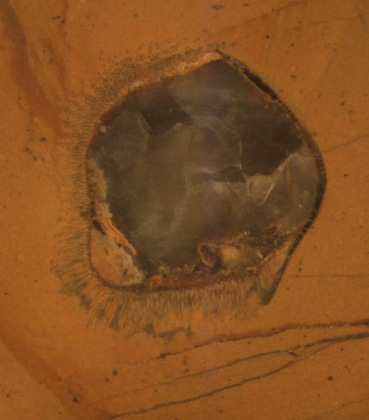
%> input picture Original_Image_Hairy_Ball/131.bmp, 369 x 420 px, shrunk from 624 x 710 before the run
$ octave structure_elements_separation.m   (GNU Octave 9; MATLAB toolbox functions it lacks are replaced by stand-ins)
%> lines starting %> are read from the running program, lines starting %| are printed output that depends on the picture
%> further down, I is the input picture: size 420x369x3 uint8; mean R, G, B 132.6, 80.2, 34
### GraphCutOptimisation_Work/gc_example.m
function [im, L] = gc_example(k, im)
%> called with k = 2
% An example of how to segment a color image according to pixel colors.
% Fisrt stage identifies k distinct clusters in the color space of the
% image. Then the image is segmented according to these regions; each pixel
% is assigned to its cluster and the GraphCut poses smoothness constraint
% on this labeling.

% close all

% read an image
% im = im2double(imread('outdoor_small.jpg'));
% [filename, pathname] = uigetfile('*.nef','Pick a leaf Image' );
im = im2double(im);

sz = size(im);
%> sz = [420 369 3]

% try to segment the image into k different regions
%k = 4;

% color space distance
distance = 'sqEuclidean';

% cluster the image colors into k regions
data = ToVector(im);
[idx c] = kmeans(data, k, 'distance', distance,'maxiter',200);
%> c = [0.583 0.341 0.131; 0.363 0.248 0.139]

% calculate the data cost per cluster center
Dc = zeros([sz(1:2) k],'single');
for ci=1:k
    % use covariance matrix per cluster
    icv = inv(cov(data(idx==ci,:)));
    dif = data - repmat(c(ci,:), [size(data,1) 1]);
    % data cost is minus log likelihood of the pixel to belong to each
    % cluster according to its RGB value
    Dc(:,:,ci) = reshape(sum((dif*icv).*dif./2,2),sz(1:2));
end

% cut the graph

% smoothness term:
% constant part
Sc = ones(k) - eye(k);
% spatialy varying part
% [Hc Vc] = gradient(imfilter(rgb2gray(im),fspecial('gauss',[3 3]),'symmetric'));
[Hc Vc] = SpatialCues(im);

gch = GraphCut('open', Dc, 40*Sc, exp(-Vc*5), exp(-Hc*5));
[gch L] = GraphCut('expand',gch,2);
[gch e] = GraphCut('energy', gch);
e
gch = GraphCut('close', gch);

% show results
% imshow(im);
% hold on;
% PlotLabels(L);


%---------------- Aux Functions ----------------%
function v = ToVector(im)
% takes MxNx3 picture and returns (MN)x3 vector
sz = size(im);
v = reshape(im, [prod(sz(1:2)) 3]);

%-----------------------------------------------%
% [13 lines left out: function PlotLabels, not called in this run]

%-----------------------------------------------%
function [hC vC] = SpatialCues(im)
g = fspecial('gauss', [13 13], sqrt(13));
dy = fspecial('sobel');
vf = conv2(g, dy, 'valid');
sz = size(im);

vC = zeros(sz(1:2));
hC = vC;

for b=1:size(im,3)
    vC = max(vC, abs(imfilter(im(:,:,b), vf, 'symmetric')));
    hC = max(hC, abs(imfilter(im(:,:,b), vf', 'symmetric')));
end
%> this loop made 3 passes
%> pass 1, in SpatialCues, `vC = max(vC, abs(imfilter(im(:,:,b), vf, 'symmetric')));`:
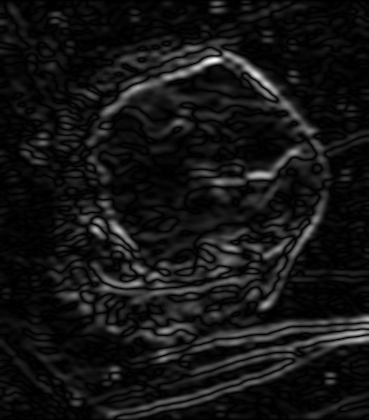
%> vC: size 420x369 double; min 1.01e-07, max 0.185, mean 0.0152; drawn with min black and max white
%> pass 1, in SpatialCues, `hC = max(hC, abs(imfilter(im(:,:,b), vf', 'symmetric')));`:
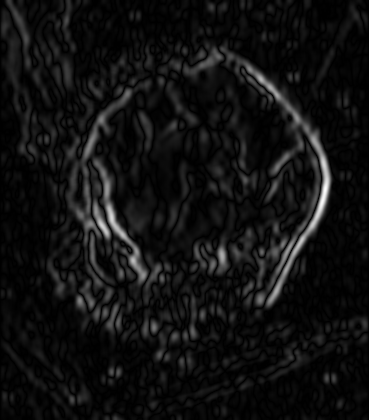
%> hC: size 420x369 double; min 4.37e-08, max 0.203, mean 0.0137; drawn with min black and max white

### GraphCutOptimisation_Work/GraphCut.m
function [gch, varargout] = GraphCut(mode, varargin)
%
%   Performing Graph Cut energy minimization operations on a 2D grid.
%
%   Usage:
%       [gch ...] = GraphCut(mode, ...);
%
%
%   Inputs:
%   - mode: a string specifying mode of operation. See details below.
%
%   Output:
%   - gch: A handle to the constructed graph. Handle this handle with care
%          and don't forget to close it in the end!
%
%   Possible modes:
%   - 'open': Create a new graph object
%           [gch] = GraphCut('open', DataCost, SmoothnessCost);
%           [gch] = GraphCut('open', DataCost, SmoothnessCost, vC, hC);
%           [gch] = GraphCut('open', DataCost, SmoothnessCost, SparseSmoothness);
%
%       Inputs:
%           - DataCost a height by width by num_labels matrix where
%             Dc(r,c,l) equals the cost for assigning label l to pixel at (r,c)
%             Note that the graph dimensions, and the number of labels are deduced
%             form the size of the DataCost matrix.
%             When using SparseSmoothness Dc is of (L)x(P) where L is the
%             number of labels and P is the number of nodes/pixels in the
%             graph.
%           - SmoothnessCost a #labels by #labels matrix where Sc(l1, l2)
%             is the cost of assigning neighboring pixels with label1 and
%             label2. This cost is spatialy invariant
%           - vC, hC:optional arrays defining spatialy varying smoothness cost.
%                       Single precission arrays of size width*height.
%                       The smoothness cost is computed using:
%                       V_pq(l1, l2) = V(l1, l2) * w_pq
%                       where V is the SmoothnessCost matrix
%                       w_pq is spatialy varying parameter:
%                       if p=(r,c) and q=(r+1,c) then w_pq = vCue(r,c)
%                       if p=(r,c) and q=(r,c+1) then w_pq = hCue(r,c)
%                       (therefore in practice the last column of vC and
%                       the last row of vC are not used).
%           - SparseSmoothness: a sparse matrix defining both the graph
%               structure (might be other than grid) and the spatialy varying
%               smoothness term. Must be real positive sparse matrix of size
%               num_pixels by num_pixels, each non zero entry (i,j) defines a link
%               between pixels i and j with w_pq = SparseSmoothness(i,j).
%
%   - 'set': Set labels
%           [gch] = GraphCut('set', gch, labels)
%
%       Inputs:
%           - labels: a width by height array containing a label per pixel.
%             Array should be the same size of the grid with values
%             [0..num_labels].
%
%
%   - 'get': Get current labeling
%           [gch labels] = GraphCut('get', gch)
%
%       Outputs:
%           - labels: a height by width array, containing a label per pixel.
%             note that labels values are in range [0..num_labels-1].
%
%
%   - '': Get current values of energy terms
%           [gch se de] = GraphCut('energy', gch)
%           [gch e] = GraphCut('energy', gch)
%
%       Outputs:
%           - se: Smoothness energy term.
%           - de: Data energy term.
%           - e = se + de
%
%
%   - 'expand': Perform labels expansion
%           [gch labels] = GraphCut('expand', gch)
%           [gch labels] = GraphCut('expand', gch, iter)
%           [gch labels] = GraphCut('expand', gch, [], label)
%           [gch labels] = GraphCut('expand', gch, [], label, indices)
%
%       When no inputs are provided, GraphCut performs expansion steps
%       until it converges.
%
%       Inputs:
%           - iter: a double scalar, the maximum number of expand
%                    iterations to perform.
%           - label: scalar denoting the label for which to perfom
%                     expand step (labels are [0..num_labels-1]).
%           - indices: array of linear indices of pixels for which
%                        expand step is computed.
%
%       Outputs:
%           - labels: a width*height array of type int32, containing a
%              label per pixel. note that labels values must be is range
%              [0..num_labels-1].
%
%
%   - 'swap': Perform alpha - beta swappings
%           [gch labels] = GraphCut('swap', gch)
%           [gch labels] = GraphCut('swap', gch, iter)
%           [gch labels] = GraphCut('swap', gch, label1, label2)
%
%       When no inputs are provided, GraphCut performs alpha - beta swaps steps
%       until it converges.
%
%       Inputs:
%           - iter: a double scalar, the maximum number of swap
%                      iterations to perform.
%           - label1, label2: int32 scalars denoting two labels for swap
%                                       step.
%
%       Outputs:
%           - labels: a width*height array of type int32, containing a
%              label per pixel. note that labels values must be is range
%              [0..num_labels-1].
%
%
%   - 'truncate': truncating (or not) violating expansion terms
%                 (see Rother etal. Digital Tapestry, CVPR2005)
%       [gch truncate_flag] = GraphCut('truncate', gch, trancate_flag);
%
%       When no truncate_flag is provided the function returns the current
%       state of truncation
%
%       Inputs:
%           - trancate_flag: set truncate_flag to this state
%
%       Outputs:
%           - trancate_flag: current state (after modification if
%                            applicable)
%
%   - 'close': Close the graph and release allocated resources.
%       [gch] = GraphCut('close', gch);
%
%
%
%   This wrapper for Matlab was written by Shai Bagon (shai.bagon@weizmann.ac.il).
%   Department of Computer Science and Applied Mathmatics
%   Wiezmann Institute of Science
%   http://www.wisdom.weizmann.ac.il/
%
%	The core cpp application was written by Olga Veksler
%	(available from http://www.csd.uwo.ca/faculty/olga/code.html):
%
%   [1] Efficient Approximate Energy Minimization via Graph Cuts
%        Yuri Boykov, Olga Veksler, Ramin Zabih,
%        IEEE transactions on PAMI, vol. 20, no. 12, p. 1222-1239, November
%        2001.
%
%   [2] What Energy Functions can be Minimized via Graph Cuts?
%        Vladimir Kolmogorov and Ramin Zabih.
%        IEEE Transactions on Pattern Analysis and Machine Intelligence
%        (PAMI), vol. 26, no. 2,
%        February 2004, pp. 147-159.
%
%   [3] An Experimental Comparison of Min-Cut/Max-Flow Algorithms
%        for Energy Minimization in Vision.
%        Yuri Boykov and Vladimir Kolmogorov.
%        In IEEE Transactions on Pattern Analysis and Machine Intelligence
%        (PAMI),
%        vol. 26, no. 9, September 2004, pp. 1124-1137.
%
%   [4] Matlab Wrapper for Graph Cut.
%        Shai Bagon.
%        in www.wisdom.weizmann.ac.il/~bagon, December 2006.
%
%   This software can be used only for research purposes, you should  cite ALL of
%   the aforementioned papers in any resulting publication.
%   If you wish to use this software (or the algorithms described in the
%   aforementioned paper)
%   for commercial purposes, you should be aware that there is a US patent:
%
%       R. Zabih, Y. Boykov, O. Veksler,
%       "System and method for fast approximate energy minimization via
%       graph cuts ",
%       United Stated Patent 6,744,923, June 1, 2004
%
%
%   The Software is provided "as is", without warranty of any kind.
%
%

switch lower(mode)
    case {'o', 'open'}
        % open a new graph cut
        if nargout ~= 1
            error('GraphCut:Open: wrong number of output arguments');
        end

        gch = OpenGraph(varargin{:});

    case {'c', 'close'}
        % close the GraphCut handle - free memory.
        if nargin ~= 2
            error('GraphCut:Close: Too many inputs');
        end
        gch = varargin{1};
        [gch] = GraphCutMex(gch, 'c');

    case {'g', 'get'}
        % get current labeling

        if nargout ~= 2
            error('GraphCut:GetLabels: wrong number of outputs');
        end
        [gch labels] = GetLabels(varargin{:});

        varargout{1} = labels;

    case {'s', 'set'}
        % set user defined labeling
        if nargout ~= 1
            error('GraphCut:SetLabels: Too many outputs');
        end

        [gch] = SetLabels(varargin{:});

    case {'en', 'n', 'energy'}
        % get current energy values
        if nargin ~= 2
            error('GraphCut:GetEnergy: too many input arguments');
        end
        gch = varargin{1};
        [gch se de] = GraphCutMex(gch, 'n');
        switch nargout
            case 2
                varargout{1} = se+de;
            case 3
                varargout{1} = se;
                varargout{2} = de;
            case 1
            otherwise
                error('GraphCut:GetEnergy: wrong number of output arguments')
        end


    case {'e', 'ex', 'expand'}
        % use expand steps to minimize energy
        if nargout > 2
            error('GraphCut:Expand: too many output arguments');
        end
        [gch labels] = Expand(varargin{:});
        if nargout == 2
            varargout{1} = labels;
        end

    case {'sw', 'a', 'ab', 'swap'}
        % use alpha beta swapping to minimize energy
        if nargout > 2
            error('GraphCut:Expand: too many output arguments');
        end
        [gch labels] = Swap(varargin{:});
        if nargout == 2
            varargout{1} = labels;
        end

    case {'t', 'truncate'}

        if numel(varargin) == 2
            gch = varargin{1};
            [gch tf] = GraphCutMex(gch, 't', varargin{2});
        elseif numel(varargin) == 1
            gch = varargin{1};
            [gch tf] = GraphCutMex(gch, 't');
        else
            error('GraphCut:Truncate: wrong number of input arguments');
        end
        if nargout > 2
            error('GraphCut:Truncate: too many output arguments');
        end
        if nargout == 2
            varargout{1} = tf;
        end

    otherwise
        error('GraphCut: Unrecognized mode %s', mode);
end

%%%%%%%%%%%%%%%%%%%%%%%%%%%%%%%%%%%%%%%%%%%%%%%%%%%%%%%%%%%%%%%%%%%%%
%
%   Aux functions
%
%%%%%%%%%%%%%%%%%%%%%%%%%%%%%%%%%%%%%%%%%%%%%%%%%%%%%%%%%%%%%%%%%%%%%
function gch = OpenGraph(varargin)
% Usage [gch] = OpenGraph(Dc, Sc, [vC, hC]) - 2D grid
% or    [gch] = OpenGraph(Dc, Sc, [Contrast]) -3D grid
% or    [gch] = GraphCut(DataCost, SmoothnessCost, SparseSmoothness) - any graph
nin = numel(varargin);
%> nin = 4
if (nin~=2)  && (nin ~= 3) && (nin~=4)
    error('GraphCut:Open: wrong number of inputs');
end

% Data cost
Dc = varargin{1};
if ndims(Dc) == 4
    %%% 3D graph
    [R C Z L] = size(Dc);
    if ~strcmp(class(Dc),'single')
        Dc = single(Dc);
    end
    Dc = permute(Dc,[4 1 2 3]);
    Dc = Dc(:)';

    % smoothness cost
    Sc = varargin{2};
    if any( size(Sc) ~= [L L] )
        error('GraphCut:Open: smoothness cost has incorrect size');
    end
    if ~strcmp(class(Sc),'single')
        Sc = single(Sc);
    end
    Sc = Sc(:)';
    if nin == 3
        Contrast = varargin{3};
        if any( size(Contrast) ~= [R C Z] )
            error('GraphCut:Open: Contrast term is of wrong size');
        end
        if ~strcmp(class(Contrast),'single')
            Contrast = single(Contrast);
        end
        Contrast = Contrast(:);

        gch = GraphCut3dConstr(R, C, Z, L, Dc, Sc, Contrast);
    elseif nin == 2
        gch = GraphCut3dConstr(R, C, Z, L, Dc, Sc);
    else
        error('GraphCut:Open: wrong number of inputs for 3D graph');
    end
elseif ndims(Dc) == 3
    %%% 2D graph
    [h w l] = size(Dc);
%> h = 420; w = 369; l = 2
    if ~strcmp(class(Dc),'single')
        Dc = single(Dc);
    end
    Dc = permute(Dc,[3 2 1]);
    Dc = Dc(:)';

    % smoothness cost
    Sc = varargin{2};
%> Sc = [0 40; 40 0]
    if any( size(Sc) ~= [l l] )
        error('GraphCut:Open: smoothness cost has incorrect size');
    end
    if ~strcmp(class(Sc),'single')
        Sc = single(Sc);
    end
    Sc = Sc(:)';
%> Sc = [0 40 40 0]

    if nin==4
        vC = varargin{3};
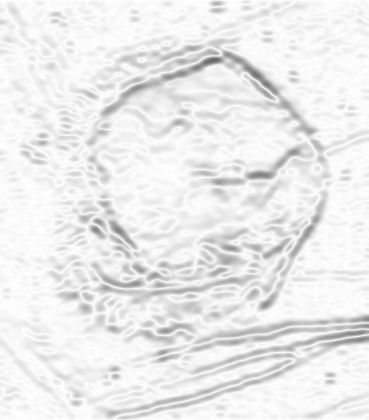
%> vC: size 420x369 double; min 0.397, max 1, mean 0.928
        if any( size(vC) ~= [h w] )
            error('GraphCut:Open: vertical cue size incorrect');
        end
        if ~strcmp(class(vC),'single')
            vC = single(vC);
%> vC: size 420x369 single
        end
        vC = vC';
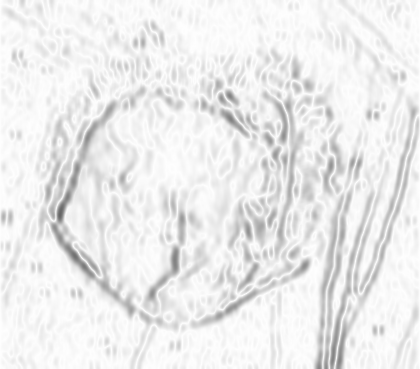
%> vC: size 369x420 single; min 0.397, max 1, mean 0.928; mean of the top-left, top-right, bottom-left and bottom-right quarters 0.943, 0.929, 0.931, 0.911

        hC = varargin{4};
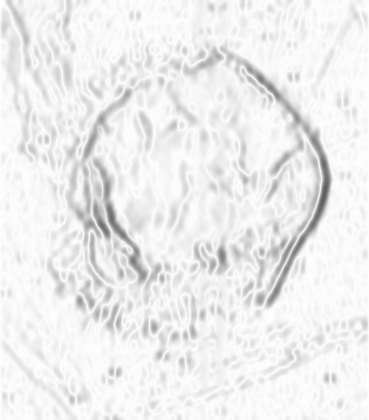
%> hC: size 420x369 double; min 0.363, max 1, mean 0.934
        if any( size(hC) ~= [h w] )
            error('GraphCut:Open: horizontal cue size incorrect');
        end
        if ~strcmp(class(hC),'single')
            hC = single(hC);
%> hC: size 420x369 single
        end
        hC = hC';
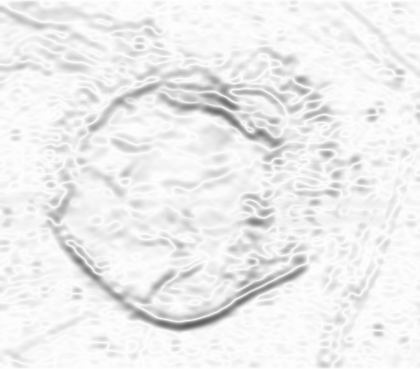
%> hC: size 369x420 single; min 0.363, max 1, mean 0.934; mean of the top-left, top-right, bottom-left and bottom-right quarters 0.934, 0.932, 0.933, 0.938
%> the run ends on the next line
        gch = GraphCutConstr(w, h, l, Dc, Sc, vC(:), hC(:));
    elseif nin == 2
        gch = GraphCutConstr(w, h, l, Dc, Sc);
    else
        error('GraphCut:Open: wrong number of input for 2D grid');
    end
elseif ndims(Dc) == 2
    %%% arbitrary graph
    if nin ~= 3
        error('GraphCut:Open', 'incorect number of inputs');
    end

    [nl np] = size(Dc);
    Sc = varargin{2};
    if any(size(Sc) ~= [nl nl])
        error('GraphCut:Open', 'Wrong size of Dc or Sc');
    end

    SparseSc = varargin{3};
    if any(size(SparseSc) ~= [np np])
        error('GraphCut:Open', 'Wrong size of SparseSc');
    end

    gch = GraphCutConstrSparse(single(Dc(:)), single(Sc(:)), SparseSc);

else
    %%% Unknown dimensionality...
    error('GraphCut:Open: data cost has incorect dimensionality');
end

%%%%%%%%%%%%%%%%%%%%%%%%%%%%%%%%%%%%%%%%%%%%%%%%%%%%%%%%%%%%%%%%%%%%%
% [14 lines left out: function SetLabels, not called in this run]

%%%%%%%%%%%%%%%%%%%%%%%%%%%%%%%%%%%%%%%%%%%%%%%%%%%%%%%%%%%%%%%%%%%%%
% [8 lines left out: function GetLabels, not called in this run]

%%%%%%%%%%%%%%%%%%%%%%%%%%%%%%%%%%%%%%%%%%%%%%%%%%%%%%%%%%%%%%%%%%%%%
% [17 lines left out: function Expand, not called in this run]

%%%%%%%%%%%%%%%%%%%%%%%%%%%%%%%%%%%%%%%%%%%%%%%%%%%%%%%%%%%%%%%%%%%%%
% [13 lines left out: function Swap, not called in this run]

%%%%%%%%%%%%%%%%%%%%%%%%%%%%%%%%%%%%%%%%%%%%%%%%%%%%%%%%%%%%%%%%%%%%%

### GraphCutOptimisation_Work/structure_elements_separation.m
tic

clc
clear all
clear classes
addpath(genpath('/Users/pallavihrisheekesh/Documents/MATLAB'));

I = imread('131.bmp');
GC_levels = 2;

imr1 = I;

imr=imr1(:,:,1:3);
%figure;
imshow(imr,[]);
levels= GC_levels;
[im, L] = gc_example(levels,imr);

$ run again, with Original_Image_Hairy_Ball/002.bmp copied over Original_Image_Hairy_Ball/131.bmp
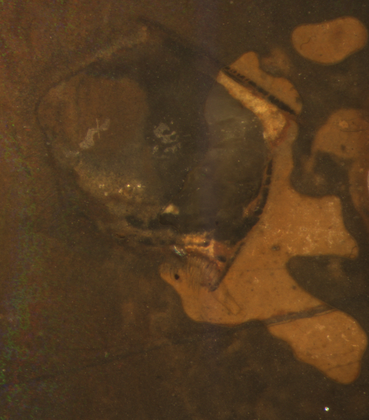
%> input picture Original_Image_Hairy_Ball/002.bmp, 369 x 420 px, shrunk from 624 x 710 before the run
%> I is the input picture: size 420x369x3 uint8; mean R, G, B 84.6, 59.1, 32.1
%> c = [0.498 0.317 0.14; 0.291 0.211 0.123]
%> the loop in SpatialCues, `for b=1:size(im,3)` made 3 passes
%> pass 1, in SpatialCues, `hC = max(hC, abs(imfilter(im(:,:,b), vf', 'symmetric')));`:
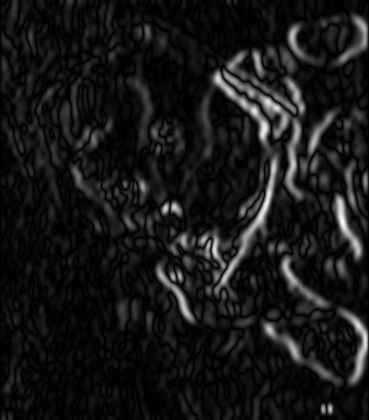
%> hC: size 420x369 double; min 7.77e-08, max 0.148, mean 0.0135; drawn with min black and max white
%> nin = 4
%> h = 420; w = 369; l = 2
%> in OpenGraph, `Sc = varargin{2};`: Sc = [0 40; 40 0]
%> in OpenGraph, `Sc = Sc(:)';`: Sc = [0 40 40 0]
%> in OpenGraph, `hC = hC';`:
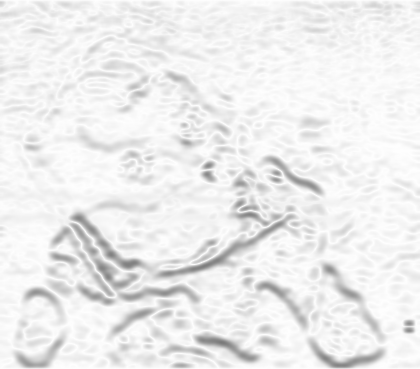
%> hC: size 369x420 single; min 0.478, max 1, mean 0.934; mean of the top-left, top-right, bottom-left and bottom-right quarters 0.946, 0.956, 0.911, 0.921
